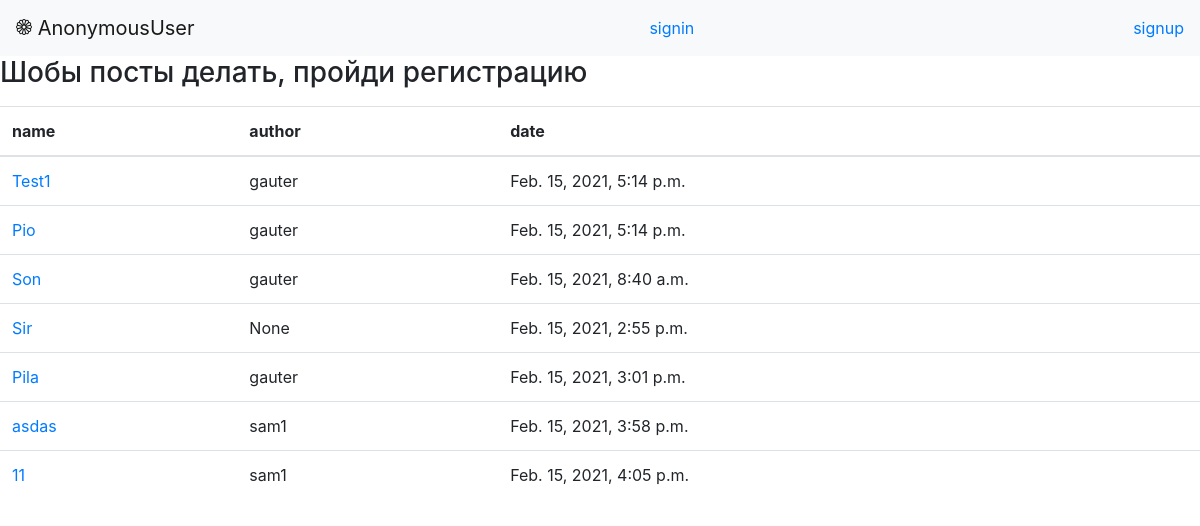
The app's page /site/ with its own data.
### page/models.py (models this page shows, shortened)
class Post(models.Model):
    author = models.ForeignKey(User, on_delete = models.CASCADE, null = True)
    name = models.CharField(max_length = 30)
    content = models.TextField()
    date = models.DateTimeField(auto_now = True)
    slug = models.SlugField(null = True, unique = True)

### page/views.py (the view, shortened to what this page needs)
# urls.py: path('', views.index, name = 'index' ),
def index(request):
    form = PostForm()
    list_post = Post.objects.all()
    data = {
        'list_post': list_post,
        'form': form,
    }
    return render(request, 'news.html', data)

### page/templates/news.html
{% extends 'base.html' %} {% block content %} {% if user.is_authenticated %}
<button
  type="button"
  class="btn btn-primary mt-2"
  data-toggle="modal"
  data-target="#exampleModal"
  data-whatever="@mdo"
>
  New Post
</button>
<div
  class="modal fade"
  id="exampleModal"
  tabindex="-1"
  role="dialog"
  aria-labelledby="exampleModalLabel"
  aria-hidden="true"
>
  <div class="modal-dialog" role="document">
    <div class="modal-content">
      <div class="modal-header">
        <h5 class="modal-title" id="exampleModalLabel">New message</h5>
        <button
          type="button"
          class="close"
          data-dismiss="modal"
          aria-label="Close"
        >
          <span aria-hidden="true">&times;</span>
        </button>
      </div>
      <div class="modal-body">
        <form action="" method="POST">
          {% csrf_token %}
          <div class="form-group">
            <label for="recipient-name" class="col-form-label"
              >name:</label
            >
            <br>
            {{ form.name }}
          </div>
          <div class="form-group">
            <label for="recipient-name" class="col-form-label"
              >content:</label
            >
            <br>
            {{ form.content }}
          </div>
          <div class="modal-footer">
            <button
              type="button"
              class="btn btn-secondary"
              data-dismiss="modal"
            >
              Close
            </button>
            <button type="submit" class="btn btn-primary">Submit</button>
          </div>
        </form>
      </div>
    </div>
  </div>
</div>
{% else %}
<h3>Шобы посты делать, пройди регистрацию</h3>
{% endif %}
<table class="table mt-3">
  <thead>
    <tr>
      <th scope="col">name</th>
      <th scope="col">author</th>
      <th scope="col">date</th>
    </tr>
  </thead>
  <tbody>
    {% for i in list_post %}
    <tr>
      <td><a href="{{i.slug}}"> {{i.name}}</a></td>
      <td>{{i.author}}</td>
      <td>{{i.date}}</td>
    </tr>
    {% endfor %}
  </tbody>
</table>
{% endblock %}

### page/templates/base.html (shortened to what this page needs)
<!DOCTYPE html>
<html lang="en">
  <head>
    {% load static %}
    <link rel="stylesheet" href="{% static 'navbar.css' %}" />
    <link
      rel="stylesheet"
      href="https://maxcdn.bootstrapcdn.com/bootstrap/4.0.0/css/bootstrap.min.css"
    />
  </head>
  <body>
    <nav class="navbar navbar-light bg-light ss">
      <a class="navbar-brand" href="{% url 'index' %}">
        {{user}}
      </a>
      {% if not user.is_authenticated %}
      <a href="{% url 'signin' %}">signin</a>
      <a href="{% url 'signup' %}">signup</a>
      {% else %}
      <a href="{% url 'logout' %}">logout</a>
      {% endif %}
    </nav>
    {% block content %} {% endblock %}
  </body>
</html>

### records on screen
Post: name "Test1", author "gauter", date "Feb. 15, 2021, 5:14 p.m."
Post: name "Pio", author "gauter", date "Feb. 15, 2021, 5:14 p.m."
Post: name "Son", author "gauter", date "Feb. 15, 2021, 8:40 a.m."
Post: name "Sir", author "None", date "Feb. 15, 2021, 2:55 p.m."
Post: name "Pila", author "gauter", date "Feb. 15, 2021, 3:01 p.m."
Post: name "asdas", author "sam1", date "Feb. 15, 2021, 3:58 p.m."
Post: name "11", author "sam1", date "Feb. 15, 2021, 4:05 p.m."

### other values on screen
{{ user }} "AnonymousUser"
